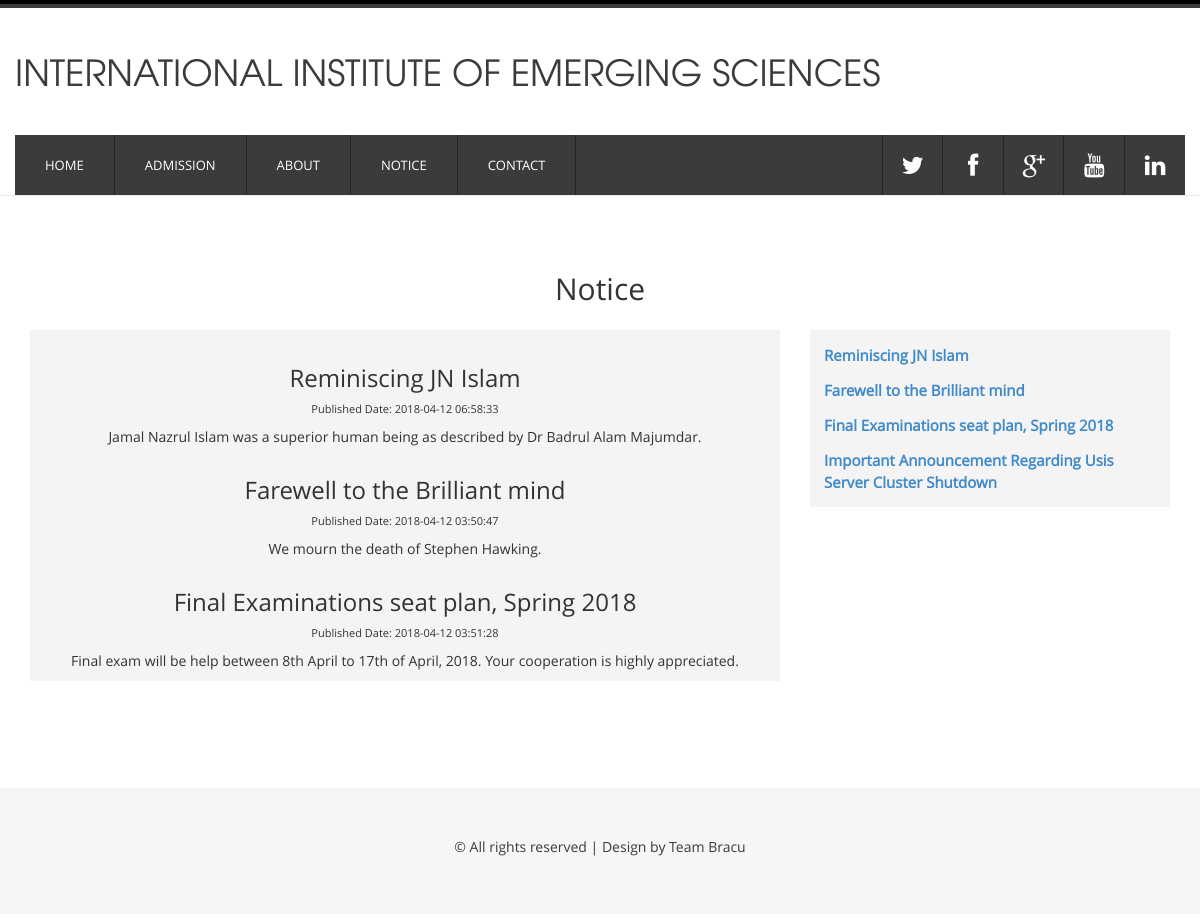
/includes/notice-all.php, run on an earlier commit of the app's database.
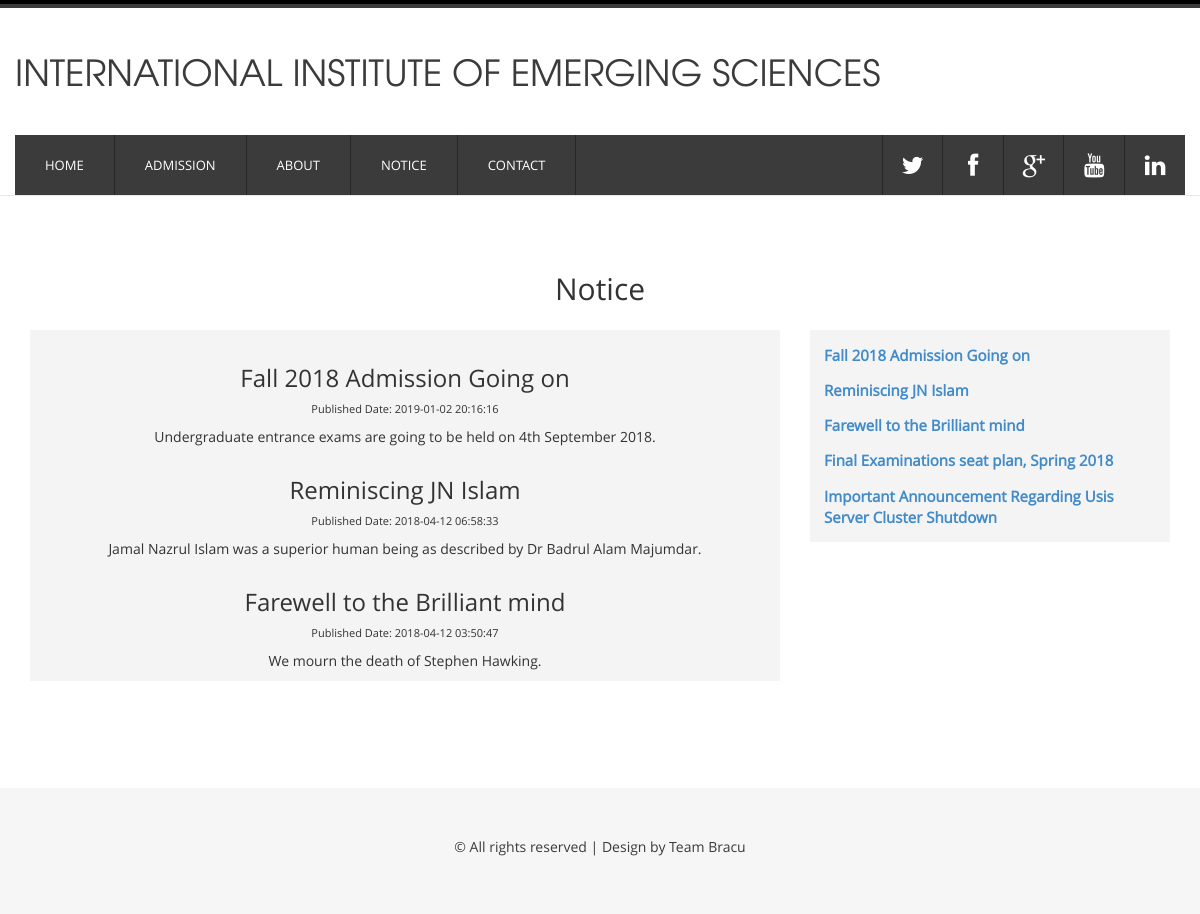
And on a later commit of the database.
### tables this page shows
CREATE TABLE `notice` (
  `nid` int(10) NOT NULL,
  `topic` varchar(100) NOT NULL,
  `content` text NOT NULL,
  `curtime` timestamp NOT NULL DEFAULT CURRENT_TIMESTAMP ON UPDATE CURRENT_TIMESTAMP
);

### includes/notice-all.php (the view, shortened to what this page needs)
<?php
    include_once 'headerout2.php';
    include_once 'database.php';
$qry = "select nid,topic,content,curtime from notice order by nid desc limit 3";
    $qry2 = "select nid,topic,content,curtime from notice order by nid desc";
    $result = mysqli_query($conn,$qry);
?>
<!DOCTYPE HTML>
<html>
<head>
 <link rel="stylesheet" href="../css/info.css">
<link href="css/bootstrap.min.css" rel='stylesheet' type='text/css' />
<link href="css/bootstrap.css" rel='stylesheet' type='text/css' />
<link href="css/style.css" rel="stylesheet" type="text/css" media="all" />
   	<link rel="stylesheet" href="fonts/css/font-awesome.min.css">
</head>
<body>
<div class="main_bg">
<div class="main_btm">
	<div class="container">
		<div class="main row">
			<h2 style="text-align:center">Notice</h2><br>
				<div class="col-md-8">
				  <div class="contact-form">
				  <div class="accordion">
            <dl>
        <?php while($subject = mysqli_fetch_assoc($result)){?>
            <dd style="background: #f4f4f4; width: 100%">
            <br><div class="col-sm-12" id="info">
                <h3><?php echo $subject["topic"]?></h3>
                <p style="font-size:11px">
                    <?php echo "Published Date: ".$subject["curtime"]?>
                </p>
                <p style="font-size:14px;">
                    <?php echo $subject["content"]?>
                </p>
                </div>
            </dd>
        <?php }?>
            </dl>
            </div>
        </div>
    </div>
           <div class="col-md-4">
                  <div class="contact-form">
                  <div class="accordion">
            <dl style="background: #f4f4f4;padding: 2%;">
                <marquee style="max-height: 400px;" direction = "up" onmouseover="this.stop();" onmouseout="this.start();">
                     <?php
                   $topic = mysqli_query($conn,$qry2);
                     while($news = mysqli_fetch_assoc($topic)){
                         ?>
              <dd style="padding: 2%; font-size: 15px">
                  <strong><a href="notice-zoom.php?id=<?php echo $news['nid']?>"> <?php echo $news["topic"]?></a></strong>
              </dd>
            <?php }?>
               </marquee>
            </dl>
          </div>
        </div>
    </div>
	</div>
</div>
</div>
<?php include_once 'footer.php'; ?>
</body>
</html>

What changed in the data, as far as the page shows it:
no longer on one of the page's lists (row unchanged): notice: topic "Final Examinations seat plan, Spring 2018", curtime "2018-04-12 03:51:28", content "Final exam will be help between 8th April to 17th of April, 2018. Your cooperation is highly appreciated."
added notice: topic "Fall 2018 Admission Going on", curtime "2019-01-02 20:16:16", content "Undergraduate entrance exams are going to be held on 4th September 2018."
